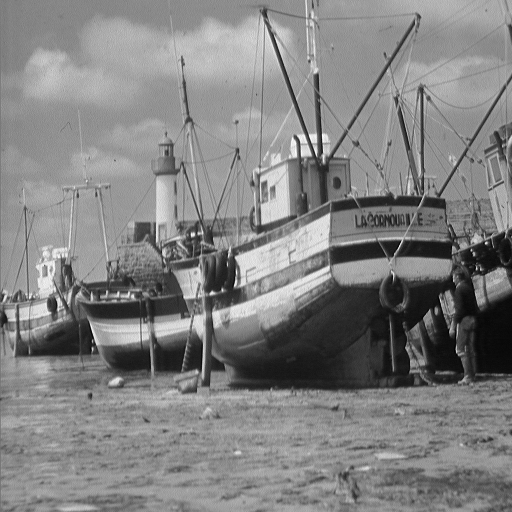
#> input picture samples/boat.tiff, 512 x 512 px, given in place of dots.tiff, which was not available
$ python task04_mathematical_morphology.py
#> lines starting #> are read from the running program, lines starting #| are printed output that depends on the picture; after the words box and inside, x2 and y2 are one past the last pixel; in counts of white or black regions, pixels touching at a corner belong together; pictures that were not available may be replaced by others from this repository, and a replacement may not be noted
### lesson03/task01_binarize.py
from distutils.log import error
import cv2
import numpy as np
from matplotlib import pyplot as plt


def binarize_by_thresholding(img: np.ndarray, threshold: float) -> np.ndarray:
    """Returns a binary version of the image by applying a thresholding operation."""
    # YOUR CODE HERE
    out = img.copy()
    out[img > threshold] = 255
    out[img <= threshold] = 0
    return out

def binarize_by_otsu(img: np.ndarray) -> np.ndarray:
    """Returns a binary version of the image by applying a thresholding operation."""
    otsu_threshold = 0
    lowest_criteria = np.inf
    for threshold in range(255):
        lower_var = np.var(img[img < threshold])
        higher_var = np.var(img[img >= threshold])
        if np.sum([img < threshold] * 1) == 0 or np.sum([img >= threshold] * 1) == 0:
            continue

        metric = lower_var * np.sum([img < threshold] * 1)/img.size + higher_var * np.sum([img >= threshold] * 1)/img.size
        if metric < lowest_criteria:
            lowest_criteria = metric
            otsu_threshold = threshold
    return binarize_by_thresholding(img, otsu_threshold)


# [12 lines left out: function binarize_by_dithering, not called in this run]
                # out[i, j] =


# [28 lines that do not run on import are left out]

### lesson03/task04_mathematical_morphology.py
from telnetlib import theNULL
import cv2
import numpy as np
import matplotlib.pyplot as plt

import task01_binarize as task01


def dilation(img: np.ndarray, structuring_element: np.ndarray) -> np.ndarray:
    """Returns the dilation of the binary/grayscale image with the given structuring element."""
    # YOUR CODE HERE: see `cv2.dilate`
    out = cv2.dilate(img, structuring_element)
    return out


def erosion(img: np.ndarray, structuring_element: np.ndarray) -> np.ndarray:
    """Returns the erosion of the binary/grayscale image with the given structuring element."""
    out = cv2.erode(img, structuring_element)
    return out


def opening(img: np.ndarray, structuring_element: np.ndarray) -> np.ndarray:
    """Returns the opening of the binary/grayscale image with the given structuring element."""
    # YOUR CODE HERE: see `cv2.dilate`, `cv2.erode` and `np.flip`
    out = dilation(erosion(img, structuring_element), np.flip(structuring_element))
    return out


def closing(img: np.ndarray, structuring_element: np.ndarray) -> np.ndarray:
    """Returns the closing of the binary/grayscale image with the given structuring element."""
    # YOUR CODE HERE: see `cv2.dilate`, `cv2.erode` and `np.flip`
    out = erosion(dilation(img, structuring_element), np.flip(structuring_element))
    return out


def morphological_gradient(img: np.ndarray, structuring_element: np.ndarray) -> np.ndarray:
    """Returns the morphological gradient of the binary/grayscale image with the given structuring element."""
    # YOUR CODE HERE
    return img - erosion(img, structuring_element)


def morphological_skeleton(img: np.ndarray, structuring_element: np.ndarray) -> np.ndarray:
    """Returns the morphological skeleton of the binary/grayscale image considering Lantuéjoul's method."""
    # YOUR CODE HERE
    skel = []
    temp = img.copy()
    while True:
        toph = temp - opening(temp, structuring_element)
        if np.sum(toph) == 0:
            break
        skel.append(toph)
        temp = erosion(temp, structuring_element)
    return np.sum(skel, axis=0, out= np.zeros_like(img))


if __name__ == "__main__":
    # Visualize morphological operations on binary and grayscale images
    binary_img = task01.binarize_by_otsu(cv2.imread("../samples/dots.tiff", cv2.IMREAD_GRAYSCALE))
#> in binarize_by_otsu, `otsu_threshold = 0`: otsu_threshold = 0
#> the loop in binarize_by_otsu, `for threshold in range(255):` made 255 passes
#> (lower_var, higher_var, metric, lowest_criteria) on passes 2 to 13: (0, 2178.4, 2178.3, 2178.3), (0.25, 2178, 2177.9, 2177.9), (0.647, 2177.7, 2177.5, 2177.5), (1.19, 2177.4, 2177.2, 2177.2), (1.73, 2177.2, 2177, 2177), (3.06, 2176.9, 2176.6, 2176.6), (4.77, 2176.5, 2176.1, 2176.1), (6.68, 2175.5, 2175, 2175), (6.58, 2172.1, 2171, 2171), (3.91, 2159.6, 2156.4, 2156.4), (3.08, 2144.7, 2138.8, 2138.8), (2.8, 2119.4, 2109.2, 2109.2)
#> (lower_var, higher_var) on pass 1: (nan, 2178.8)
#> after the loop in binarize_by_otsu, `for threshold in range(255):`: lowest_criteria = 561.1; otsu_threshold = 103
#> in binarize_by_thresholding, out is the input picture: shape (512, 512); min 0, max 255, mean 129.7
#> in binarize_by_thresholding, `out[img <= threshold] = 0`:
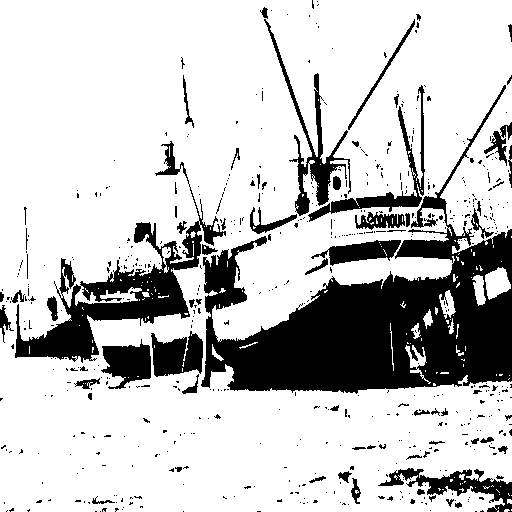
#> out: shape (512, 512); 77.9% white; 571 black regions (500 under 20 px), largest, box (x1, y1, x2, y2) and area: (201, 85, 512, 394) 31829, (15, 141, 226, 363) 8896, (264, 19, 351, 216) 2385
    grayscale_img = cv2.imread("../samples/mandril.tiff", cv2.IMREAD_GRAYSCALE)
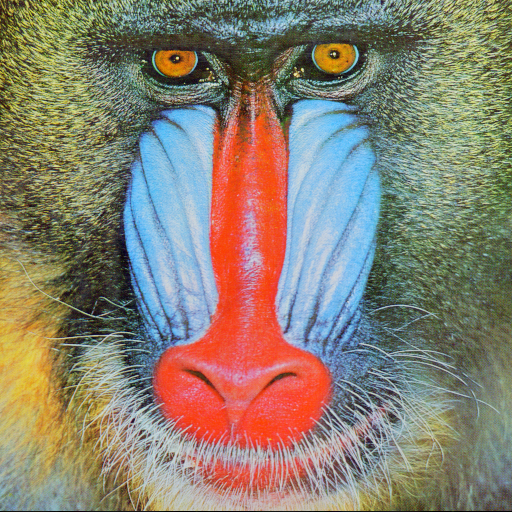
#> input picture samples/mandril.tiff, 512 x 512 px
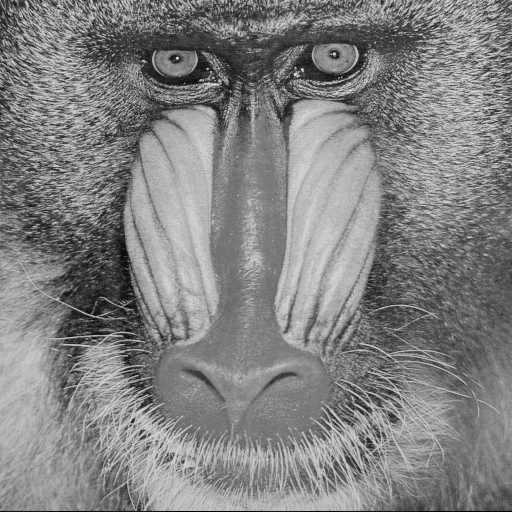
#> grayscale_img: shape (512, 512); min 0, max 231, mean 129.6

    se = np.ones((3, 3), dtype='uint8')    # 8-connectivity.

    for image in [binary_img, grayscale_img, grayscale_img[150:250, 150:250]]:
        results = {
            'erosion': erosion(image, se),
            'dilation': dilation(image, se),
            'original': image,
            'opening': opening(image, se),
            'closing': closing(image, se),
            'gradient': morphological_gradient(image, se),
            'skeleton': morphological_skeleton(image, se),
        }
        results = {k: v for k, v in results.items() if v is not None}  # Remove None values.

        # Visualize images
        fig, axs = plt.subplots(3, 3)
        # Remove default axis
        for ax in axs.flatten():
            ax.axis('off')
        # Show one image per subplot
        for ax, (title, subimage) in zip(axs.flatten(), results.items()):
            ax.set_title(title)
            ax.imshow(subimage, cmap='gray')
        # Display figure
        plt.show()
#> this loop made 3 passes
#> pass 1, in dilation (call 2), `out = cv2.dilate(img, structuring_element)`:
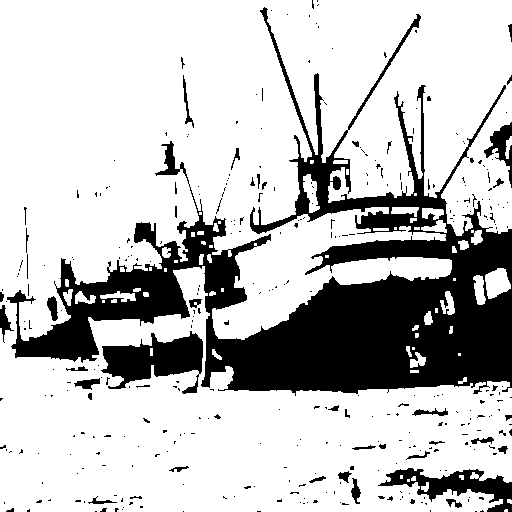
#> out: shape (512, 512); 76.4% white; 353 black regions (309 under 20 px), largest, box (x1, y1, x2, y2) and area: (7, 7, 512, 396) 51670, (101, 331, 203, 394) 3455, (378, 468, 512, 512) 2288
#> pass 1, in erosion (call 3), `out = cv2.erode(img, structuring_element)`:
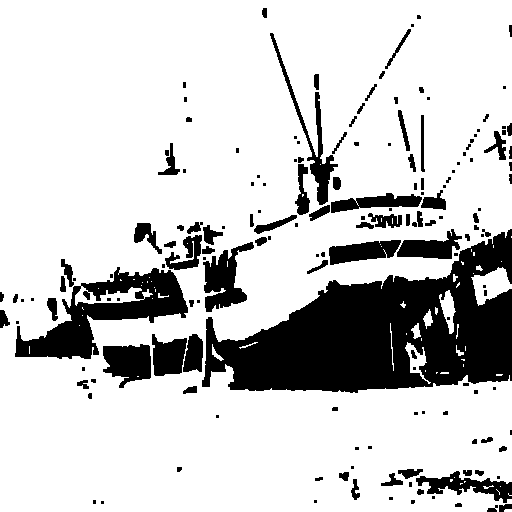
#> out: shape (512, 512); 80.1% white; 165 black regions (75 under 20 px), largest, box (x1, y1, x2, y2) and area: (202, 229, 512, 393) 27282, (15, 267, 188, 359) 6210, (203, 242, 254, 312) 1757
#> pass 1, `plt.show()`:
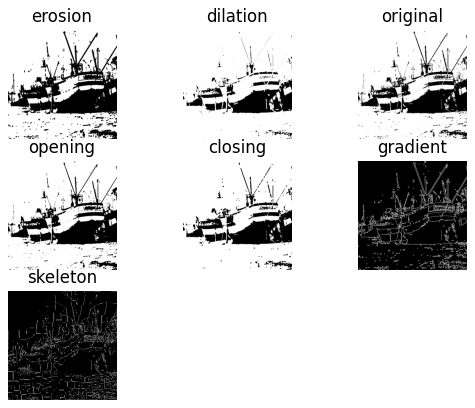
#> figure drawn by matplotlib, 7 panels
#> pass 2, `plt.show()`:
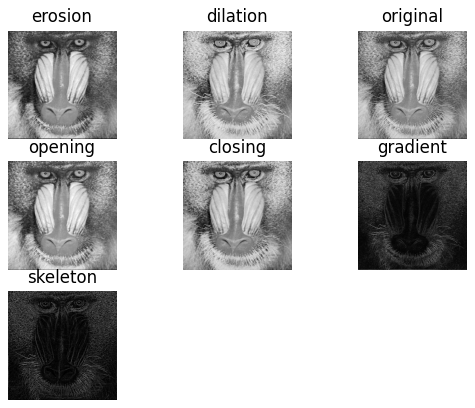
#> figure drawn by matplotlib, 7 panels
